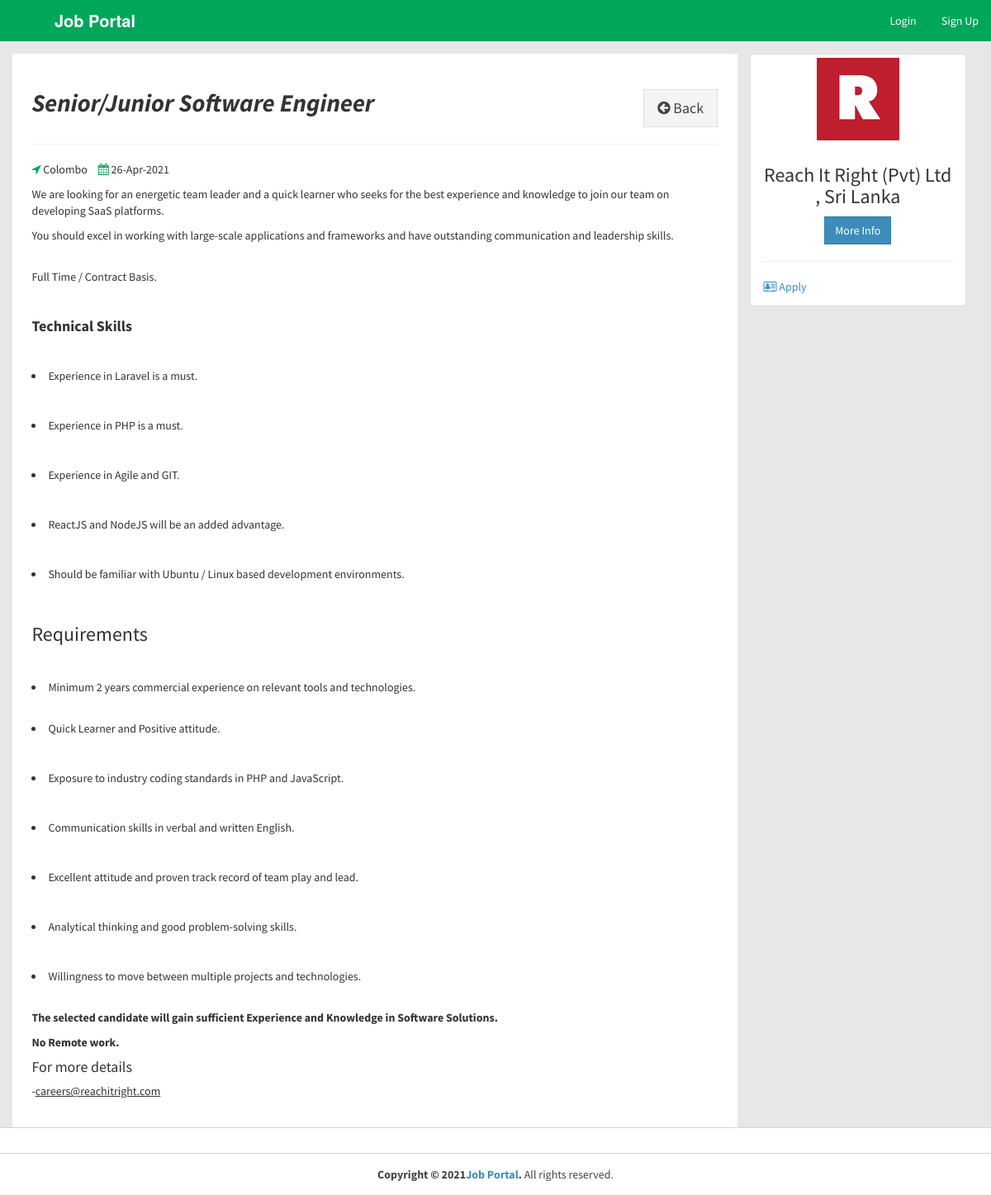
The app's page /view-job-post.php?id=102 with its own data.
### tables this page shows
CREATE TABLE `job_post` (
  `id_jobpost` int(11) NOT NULL,
  `id_company` int(11) NOT NULL,
  `jobtitle` varchar(255) NOT NULL,
  `description` text NOT NULL,
  `minimumsalary` varchar(255) NOT NULL,
  `maximumsalary` varchar(255) NOT NULL,
  `experience` varchar(255) NOT NULL,
  `qualification` varchar(255) NOT NULL,
  `createdat` timestamp NOT NULL DEFAULT current_timestamp()
);

CREATE TABLE `company` (
  `id_company` int(11) NOT NULL,
  `name` varchar(255) NOT NULL,
  `companyname` varchar(255) NOT NULL,
  `province` varchar(255) NOT NULL,
  `district` varchar(255) NOT NULL,
  `city` varchar(255) NOT NULL,
  `contactno` varchar(255) NOT NULL,
  `website` varchar(255) NOT NULL,
  `email` varchar(255) NOT NULL,
  `password` varchar(255) NOT NULL,
  `aboutme` varchar(255) DEFAULT NULL,
  `logo` varchar(255) NOT NULL,
  `createdAt` timestamp NOT NULL DEFAULT current_timestamp(),
  `active` int(11) NOT NULL DEFAULT 2
);

### view-job-post.php (the view, shortened to what this page needs)
<?php
require_once("db.php");
?>
<!DOCTYPE html>
<html>
<head>
  <link rel="stylesheet" href="https://cdnjs.cloudflare.com/ajax/libs/twitter-bootstrap/3.3.7/css/bootstrap.min.css">
  <link rel="stylesheet" href="https://cdnjs.cloudflare.com/ajax/libs/font-awesome/4.7.0/css/font-awesome.min.css">
  <link rel="stylesheet" href="https://cdnjs.cloudflare.com/ajax/libs/ionicons/2.0.1/css/ionicons.min.css">
  <link rel="stylesheet" href="css/AdminLTE.min.css">
  <link rel="stylesheet" href="css/_all-skins.min.css">
  <link rel="stylesheet" href="css/custom.css">
</head>
<body class="hold-transition skin-green sidebar-mini">
<div class="wrapper">
  <header class="main-header">
    <a href="index.php" class="logo logo-bg">
      <span class="logo-lg"><b>Job Portal</b> </span>
    </a>
    <nav class="navbar navbar-static-top">
      <div class="navbar-custom-menu">
        <ul class="nav navbar-nav">
          <li>
            <a href="login.php">Login</a>
          </li>
          <li>
            <a href="sign-up.php">Sign Up</a>
          </li>
        </ul>
      </div>
    </nav>
  </header>
  <div class="content-wrapper" style="margin-left: 0px;">
  <?php
    $sql = "SELECT * FROM job_post INNER JOIN company ON job_post.id_company=company.id_company WHERE id_jobpost='$_GET[id]'";
    $result = $conn->query($sql);
    if($result->num_rows > 0)
    {
      while($row = $result->fetch_assoc())
      {
  ?>
    <section id="candidates" class="content-header">
      <div class="container">
        <div class="row">
          <div class="col-md-9 bg-white padding-2">
            <div class="pull-left">
              <h2><b><i><?php echo $row['jobtitle']; ?></i></b></h2>
            </div>
            <div class="pull-right">
              <a href="jobs.php" class="btn btn-default btn-lg btn-flat margin-top-20"><i class="fa fa-arrow-circle-left"></i> Back</a>
            </div>
            <div class="clearfix"></div>
            <hr>
            <div>
              <p><span class="margin-right-10"><i class="fa fa-location-arrow text-green"></i> <?php echo $row['city']; ?></span> <i class="fa fa-calendar text-green"></i> <?php echo date("d-M-Y", strtotime($row['createdat'])); ?></p>
            </div>
            <div>
              <?php echo stripcslashes($row['description']); ?>
            </div>
          </div>
          <div class="col-md-3">
            <div class="thumbnail">
              <img src="uploads/logo/<?php echo $row['logo']; ?>" alt="companylogo">
              <div class="caption text-center">
                <h3><?php echo $row['companyname']; ?></h3>
                <p><a href="mailto: cmis3214group2@gmail.com" class="btn btn-primary btn-flat" role="button">More Info</a>
                <hr>
                <div class="row">
                  <div class="col-md-4"><a href="sign-up.php"><i class="fa fa-address-card-o"></i> Apply</a></div>
                </div>
              </div>
            </div>
          </div>
        </div>
      </div>
    </section>
    <?php
      }
    }
    ?>
  </div>
  <footer class="main-footer" style="margin-left: 0px;">
  </footer>
</div>
<footer class="main-footer" style="margin-left: 0px;" style="background-color: #330066">
    <div class="text-center" >
    <strong>Copyright &copy; 2021<a href="index.php">Job Portal</a>.</strong> All rights
    reserved.
    </div>
  </footer>
</body>
</html>

### css/custom.css (style rules this page uses)
.logo-bg { background-color: #00A65A !important; }
.margin-top-20 { margin-top: 20px; }
.padding-2 { padding: 2%; }
.bg-white { background-color: #fff; }
.margin-right-10 { margin-right: 10px; }

### records on screen
job_post: jobtitle "Senior/Junior Software Engineer", id_company.city "Colombo", createdat "26-Apr-2021", description "We are looking for an energetic team leader and a quick learner who seeks for the best experience and knowledge to join our team on developing SaaS platforms. You should excel in working with large-scale applications and frameworks and have outstanding communication and leadership skills. Full Time / Contract Basis. Technical Skills Experience in Laravel is a must. Experience in PHP is a must. Experience in Agile and GIT. ReactJS and NodeJS will be an added advantage. Should be familiar with Ubuntu / Linux based development environments. Requirements Minimum 2 years commercial experience on relevant tools and technologies. Quick Learner and Positive attitude. Exposure to industry coding…", id_company.logo (picture), id_company.companyname "Reach It Right (Pvt) Ltd , Sri Lanka"
